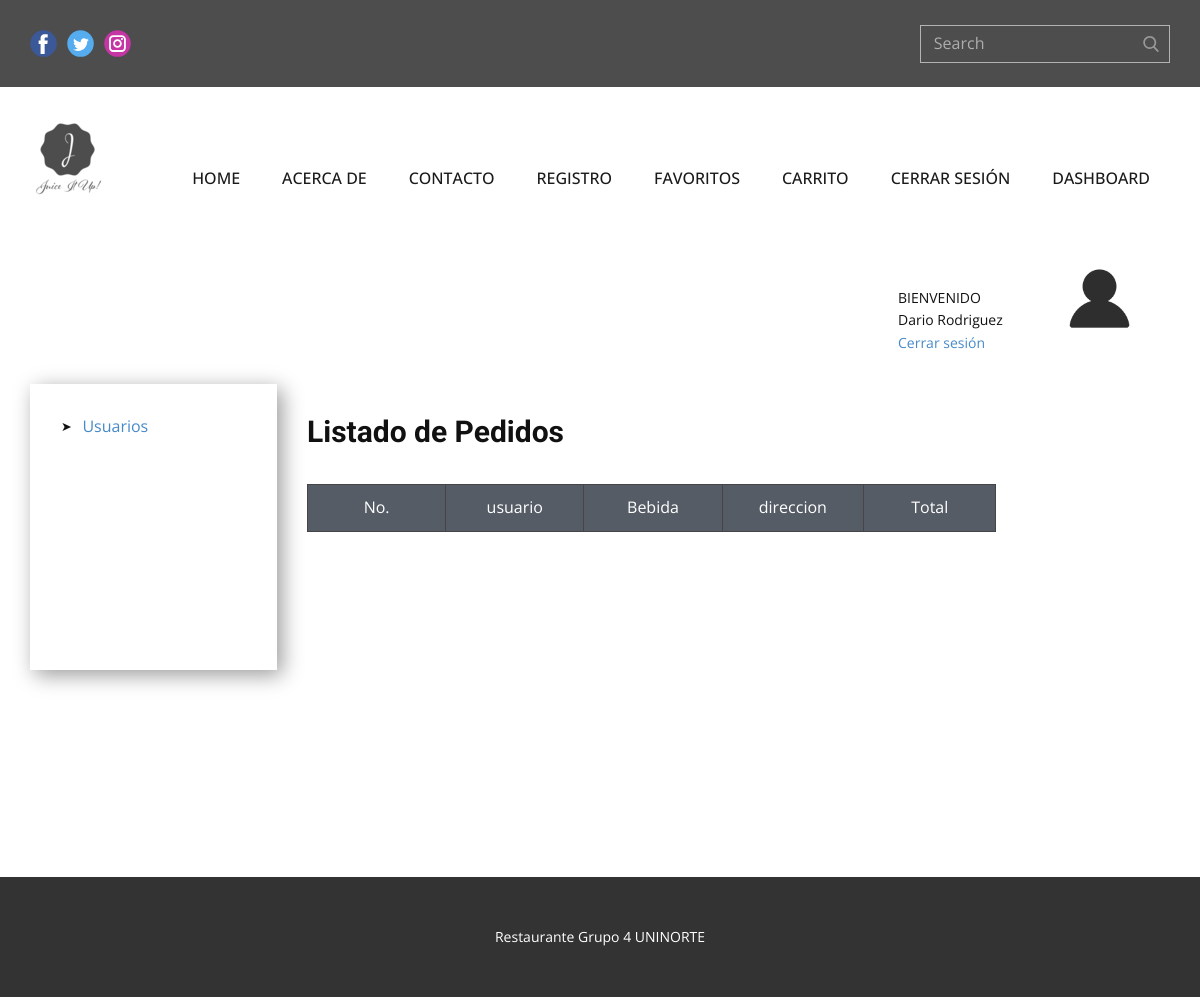
Before: /listado-pedidos (signed in) with the older database file.
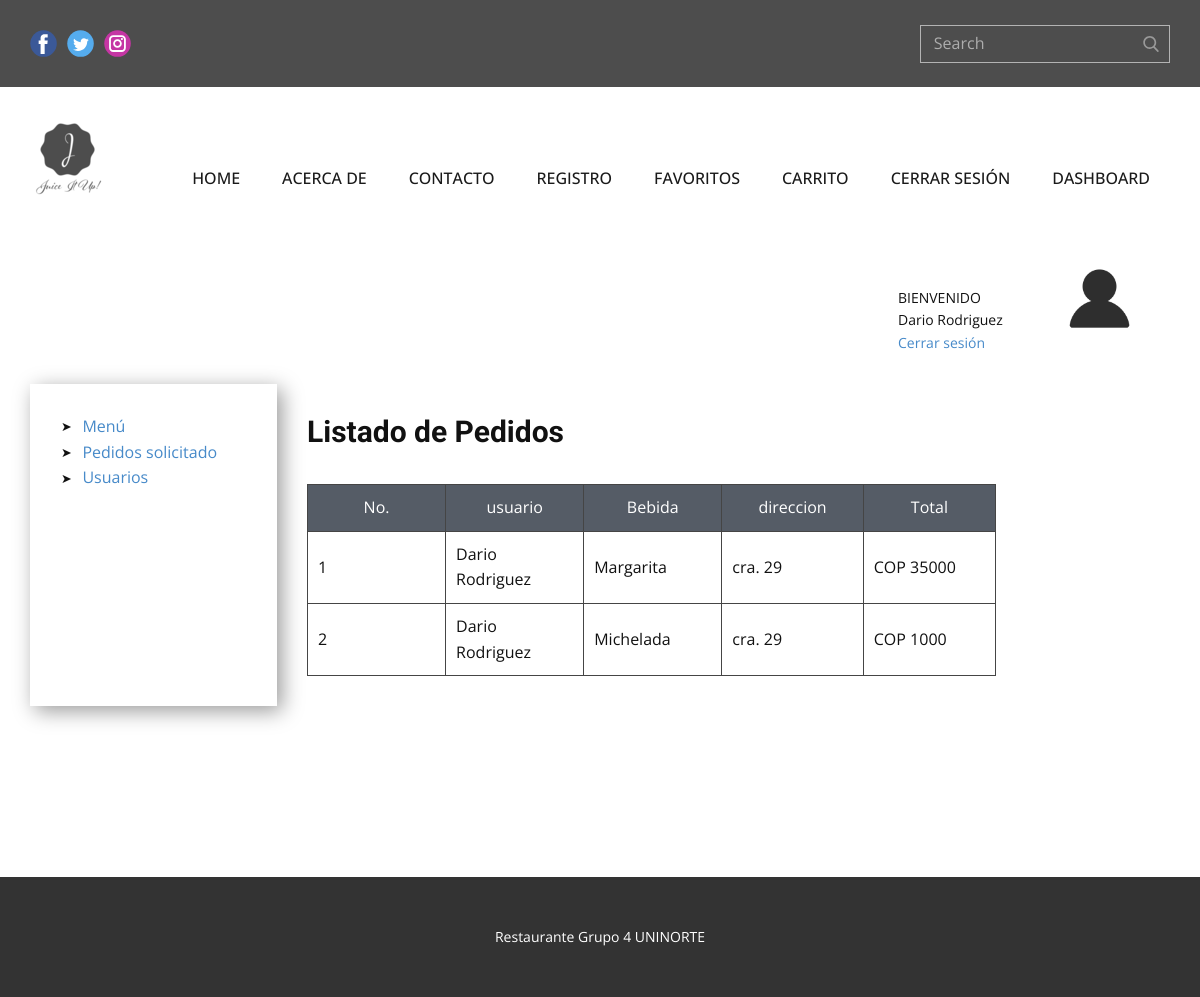
After: the same page with the newer database file.
### tables this page shows
CREATE TABLE pedidos (id INTEGER PRIMARY KEY AUTOINCREMENT NOT NULL, usuario_id INTEGER REFERENCES usuarios (id) ON DELETE CASCADE, bebida_id INTEGER REFERENCES bebidas (id) ON DELETE CASCADE, valor INTEGER DEFAULT (1), direccion VARCHAR, terminado BOOLEAN DEFAULT (1), cancelar BOOLEAN DEFAULT (0), created_by DATE, updated_by DATE);

CREATE TABLE usuarios (id INTEGER PRIMARY KEY AUTOINCREMENT NOT NULL, nombre VARCHAR (100) NOT NULL, apellido VARCHAR, email VARCHAR NOT NULL, telefono VARCHAR NOT NULL, direccion VARCHAR NOT NULL, password VARCHAR NOT NULL, superAdmin BOOLEAN DEFAULT (0), admin BOOLEAN DEFAULT (0), usuarioFinal BOOLEAN DEFAULT (1), estado BOOLEAN DEFAULT (1), created_by DATE, updated_by DATE);

CREATE TABLE bebidas (id INTEGER PRIMARY KEY NOT NULL, nombreBebida VARCHAR NOT NULL, descripcion TEXT NOT NULL, precio INTEGER NOT NULL, estado BOOLEAN DEFAULT (1), created_by DATE, updated_by DATE, urlField VARCHAR);

### app.py (the view)
@app.route('/listado-pedidos', methods=["GET"])
def listPedidos():
    if session:
        if request.method == 'GET':
            pedidos = pedido_controller.get_pedidos()
            usuarios = usuario_controller.get_usuarios()
            bebidas = bebida_controller.get_bebidas()
            return render_template('pedidos_list.html', pedidos = pedidos, usuarios = usuarios, bebidas = bebidas)
    return redirect(url_for("login"))

### bebida_controller.py (called while the page is built)
def get_bebidas():
    db = sqlconnection()
    db.row_factory=sqlite3.Row # Convierte la respuesta de la BD en un diccionario
    cur = db.cursor()  #manipular la conxion de la BD
    cur.execute('SELECT * FROM bebidas;')
    row = cur.fetchall()
    return row

### db.py (called while the page is built)
def sqlconnection():
    conn = sqlite3.connect(database)
    return conn

### pedido_controller.py (called while the page is built)
def get_pedidos():
    db = sqlconnection()
    db.row_factory=sqlite3.Row # Convierte la respuesta de la BD en un diccionario
    cur = db.cursor()  #manipular la conxion de la BD
    cur.execute('SELECT * FROM pedidos;')
    row = cur.fetchall()
    return row

### usuario_controller.py (called while the page is built)
def get_usuarios():
    db = sqlconnection()
    db.row_factory=sqlite3.Row
    cur = db.cursor()
    cur.execute('SELECT * FROM usuarios;')
    row = cur.fetchall()
    return row

### templates/pedidos_list.html (shortened to what the changed rows need)
{% extends "index.html" %}
{% block style %}
    <link rel="stylesheet" href="../static/style/usuarios_list.css" media="screen">
{% endblock style %}
{% block content %}
    <section class="u-clearfix u-section-1" id="sec-fe1f">
      <div class="u-align-left u-clearfix u-sheet u-valign-top u-sheet-1">
        <div class="u-clearfix u-expanded-width u-layout-wrap u-layout-wrap-1">
          <div class="u-layout">
            <div class="u-layout-col">
              <div class="u-size-30">
                <div class="u-layout-row">
                  <div class="u-container-style u-layout-cell u-size-13 u-layout-cell-2">
                    <div class="u-container-layout u-container-layout-2">
                      <ul class="u-custom-list u-text u-text-default u-text-3">
                        {% if session["super"] == 1 or session["admin"] == 1 %}
                        <li>
                          <div class="u-list-icon">
                            <div xmlns="http://www.w3.org/2000/svg" xmlns:xlink="http://www.w3.org/1999/xlink" version="1.1" xml:space="preserve" class="u-svg-content">➤</div>
                          </div>
                          <a href="{{ url_for('getBebidas') }}"> Menú</a>
                        </li>
                        <li>
                          <div class="u-list-icon">
                            <div xmlns="http://www.w3.org/2000/svg" xmlns:xlink="http://www.w3.org/1999/xlink" version="1.1" xml:space="preserve" class="u-svg-content">➤</div>
                          </div>
                          <a href="{{ url_for('listPedidos') }}"> Pedidos solicitado</a>
                        </li>
                        {% endif %}
                      </ul>
                    </div>
                  </div>
                  <div class="u-container-style u-layout-cell u-size-47 u-layout-cell-3">
                    <div class="u-container-layout u-valign-top u-container-layout-3">
                      <div class="u-expanded-width u-table u-table-responsive u-table-1">
                        <table class="u-table-entity">
                          <colgroup>
                          </colgroup>
                          <thead class="u-align-center u-palette-5-dark-2 u-table-header u-table-header-1">
                            <tr style="height: 27px;">
                              <th class="u-border-1 u-border-grey-dark-1 u-table-cell">No.</th>
                              <th class="u-border-1 u-border-grey-dark-1 u-table-cell">usuario</th>
                              <th class="u-border-1 u-border-grey-dark-1 u-table-cell">Bebida</th>
                              <th class="u-border-1 u-border-grey-dark-1 u-table-cell">direccion</th>
                              <th class="u-border-1 u-border-grey-dark-1 u-table-cell">Total</th>
                            </tr>
                          </thead>
                          <tbody class="u-table-body">
                            {% for r in pedidos %}
                            <tr style="height: 46px;">
                            <td class="u-border-1 u-border-grey-dark-1 u-table-cell">{{ r["id"] }}</td>
                              <td class="u-border-1 u-border-grey-dark-1 u-table-cell">
                                {% for u in usuarios %}
                                {% if r["usuario_id"] == u["id"] %}
                                {{u["nombre"]}} {{u["apellido"]}}
                                {% endif %}
                                {% endfor %}
                              </td>
                              <td class="u-border-1 u-border-grey-dark-1 u-table-cell">
                                {% for b in bebidas %}
                                {% if r["bebida_id"] == b["id"] %}
                                {{b["nombreBebida"]}}
                                {% endif %}
                                {% endfor %}
                              </td>
                              <td class="u-border-1 u-border-grey-dark-1 u-table-cell">{{ r["direccion"] }}</td>
                              <td class="u-border-1 u-border-grey-dark-1 u-table-cell">COP {{ r["valor"] }}</td>
                            </tr>
                            {% endfor %}
                          </tbody>
                        </table>
                      </div>
                    </div>
                  </div>
                </div>
              </div>
            </div>
          </div>
        </div>
      </div>
    </section>
{% endblock content %}

Changed rows visible on the page:
added pedidos: id "1", direccion "cra. 29", valor "35000"
now on this page (row edited): usuarios: nombre "Dario", apellido "Rodriguez"
now on this page (row edited): bebidas: nombreBebida "Margarita", shown under "1"
added pedidos: id "2", direccion "cra. 29", valor "1000"
now on this page (row unchanged): bebidas: nombreBebida "Michelada", shown under "2"
Other visible differences:
text now shown: "➤ Menú ➤ Pedidos solicitado"
